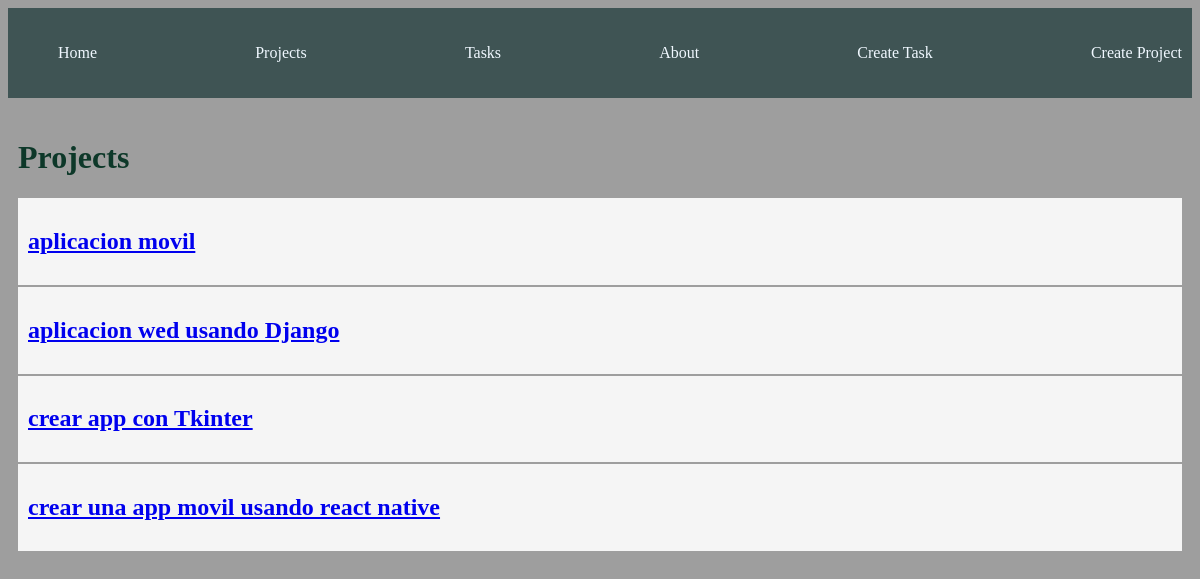
/projects/, run on the app's committed database.
### myapp/models.py (models this page shows, shortened)
class Project(models.Model):
    name = models.CharField(max_length= 200)

### myapp/views.py (the view)
# urls.py: path('projects/', views.projects, name='projects'),
def projects(request):
    projects = Project.objects.all()
    return render(request, "projects/projects.html", {'projects': projects})

### myapp/templates/projects/projects.html (shortened to what this page needs)
{% extends 'layouts/base.html' %}
{% block content %}
<h1> Projects </h1>
{% for project in projects %}
<article class= "card">
    <a href="{% url 'project_detail' project.id %}">
        <h1> {{project.name}} </h1>
</article>
{% endfor %}
{% endblock %}

### myapp/static/styles/main.css (style rules this page uses)
body { background: #9e9e9e; color: #0d3829; }
.card { background: whitesmoke; color: black; padding: 10px; margin-bottom: 2px; }

### data on the page
Project: name "aplicacion movil"
Project: name "aplicacion wed usando Django"
Project: name "crear app con Tkinter"
Project: name "crear una app movil usando react native"
